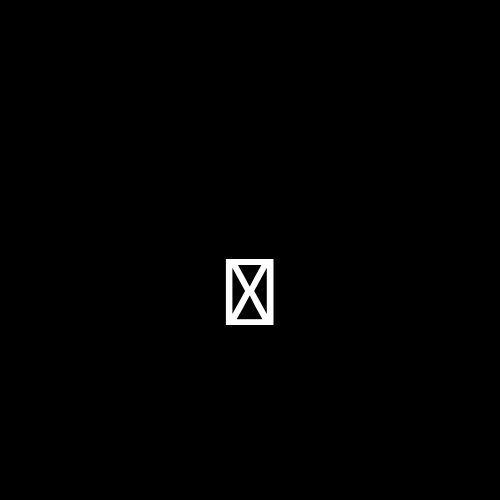
Frame 1 (no input)
Frame 60 (the mouse pressed at the canvas centre just before this capture): identical to frame 1, image omitted
Frame 120 (the mouse held since frame 60 and released just before this capture): identical to frame 1, image omitted

The Processing sketch that drew this single still picture (run headless with seeded random() and noise(); from frame 60 on, the mouse is pressed at the canvas centre):

// Processing sketch: guardar_texto_key
// ── guardar_texto_key.pde
void setup()
{
 size(500,500); 
 textSize(100);
 textAlign(CENTER);
}
void draw()
{
 background(0);
 text(key,250,325);
}
